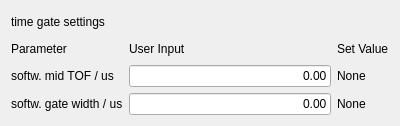
<?xml version="1.0" encoding="UTF-8"?>
<ui version="4.0">
 <class>timeGating</class>
 <widget class="QWidget" name="timeGating">
  <property name="geometry">
   <rect>
    <x>0</x>
    <y>0</y>
    <width>400</width>
    <height>126</height>
   </rect>
  </property>
  <property name="windowTitle">
   <string>timeGating</string>
  </property>
  <layout class="QGridLayout" name="gridLayout">
   <item row="1" column="2">
    <widget class="QLabel" name="label_4">
     <property name="text">
      <string>Set Value</string>
     </property>
    </widget>
   </item>
   <item row="0" column="0">
    <widget class="QLabel" name="label">
     <property name="text">
      <string>time gate settings</string>
     </property>
    </widget>
   </item>
   <item row="1" column="0">
    <widget class="QLabel" name="label_2">
     <property name="text">
      <string>Parameter</string>
     </property>
    </widget>
   </item>
   <item row="2" column="1">
    <widget class="QLineEdit" name="lineEdit_mid_tof">
     <property name="layoutDirection">
      <enum>Qt::LeftToRight</enum>
     </property>
     <property name="text">
      <string>0.00</string>
     </property>
     <property name="alignment">
      <set>Qt::AlignRight|Qt::AlignTrailing|Qt::AlignVCenter</set>
     </property>
    </widget>
   </item>
   <item row="1" column="1">
    <widget class="QLabel" name="label_3">
     <property name="text">
      <string>User Input</string>
     </property>
    </widget>
   </item>
   <item row="2" column="0">
    <widget class="QLabel" name="label_5">
     <property name="text">
      <string>softw. mid TOF / us</string>
     </property>
    </widget>
   </item>
   <item row="2" column="2">
    <widget class="QLabel" name="label_mid_tof">
     <property name="text">
      <string>None</string>
     </property>
    </widget>
   </item>
   <item row="3" column="0">
    <widget class="QLabel" name="label_7">
     <property name="text">
      <string>softw. gate width / us</string>
     </property>
    </widget>
   </item>
   <item row="3" column="1">
    <widget class="QLineEdit" name="lineEdit_gate_width">
     <property name="text">
      <string>0.00</string>
     </property>
     <property name="alignment">
      <set>Qt::AlignRight|Qt::AlignTrailing|Qt::AlignVCenter</set>
     </property>
    </widget>
   </item>
   <item row="3" column="2">
    <widget class="QLabel" name="label_gate_width">
     <property name="text">
      <string>None</string>
     </property>
    </widget>
   </item>
  </layout>
 </widget>
 <resources/>
 <connections/>
</ui>
